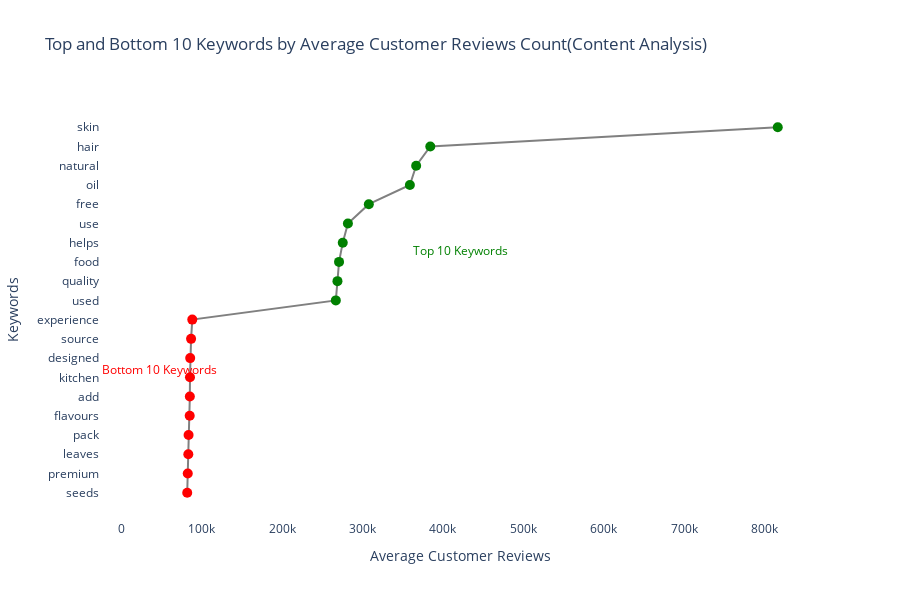

The notebook cell this image was saved under:
### Code cell
import plotly.graph_objects as go
import pandas as pd

# Assuming 'sorted_keyword_reviews' is your Series with keyword average reviews
top_keywords = sorted_keyword_reviews.head(10)
bottom_keywords = sorted_keyword_reviews.tail(10)

# Combine the top and bottom keywords in reverse order to have an ascending trend
plot_data = pd.concat([bottom_keywords[::-1], top_keywords[::-1]])

# Create the lollipop chart
fig = go.Figure()

# Define colors for the plot: red for bottom keywords, green for top keywords
colors = ['red'] * len(bottom_keywords) + ['green'] * len(top_keywords)

# Add lollipops for the combined keywords
fig.add_trace(go.Scatter(
    x=plot_data.values, 
    y=plot_data.index, 
    mode='markers+lines',
    name='Average Reviews',
    marker=dict(color=colors, size=10),
    line=dict(color='gray')
))

# Customize layout
fig.update_layout(
    title='Top and Bottom 10 Keywords by Average Customer Reviews Count(Content Analysis)',
    xaxis_title='Average Customer Reviews',
    yaxis_title='Keywords',
    height=600,  # Adjust the height as necessary
    plot_bgcolor='white',  # Set background color to white
    xaxis=dict(showgrid=False),  # Remove x-axis gridlines
    yaxis=dict(showgrid=False),  # Remove y-axis gridlines
)

# Add a label for top keywords (green) on the right end
fig.add_annotation(
    x=top_keywords.values.mean(),
    y=top_keywords.index[-1],
    text=f'Top 10 Keywords',
    showarrow=False,
    font=dict(color='green'),
    xshift=50,  # Shift to the right
    yshift=50
)

# Add a label for bottom keywords (red) on the left end
fig.add_annotation(
    x=bottom_keywords.values.mean(),
    y=bottom_keywords.index[0],
    text=f'Bottom 10 Keywords',
    showarrow=False,
    font=dict(color='red'),
    xshift=-30,  # Shift to the left
    yshift=-50,  # Shift upwards
)

fig.show()

### Figure 1 — Plotly figure (JSON) as saved in the notebook; plotly's stock layout.template omitted (floating-point values rounded to 4 significant figures)
{"data": [{"line": {"color": "gray"}, "marker": {"color": ["red", "red", "red", "red", "red", "red", "red", "red", "red", "red", "green", "green", "green", "green", "green", "green", "green", "green", "green", "green"], "size": 10}, "mode": "markers+lines", "name": "Average Reviews", "type": "scatter", "x": [81721, 82396, 83091, 83425, 84824, 84980, 85164, 85431, 86529, 88022, 266662, 268705, 270669, 275283, 281691, 307741, 358824, 366652, 384241, 816664], "y": ["seeds", "premium", "leaves", "pack", "flavours", "add", "kitchen", "designed", "source", "experience", "used", "quality", "food", "helps", "use", "free", "oil", "natural", "hair", "skin"]}], "layout": {"annotations": [{"font": {"color": "green"}, "showarrow": false, "text": "Top 10 Keywords", "x": 359700.0, "xshift": 50, "y": "used", "yshift": 50}, {"font": {"color": "red"}, "showarrow": false, "text": "Bottom 10 Keywords", "x": 84560.0, "xshift": -30, "y": "experience", "yshift": -50}], "height": 600, "plot_bgcolor": "white", "title": {"text": "Top and Bottom 10 Keywords by Average Customer Reviews Count(Content Analysis)"}, "xaxis": {"showgrid": false, "title": {"text": "Average Customer Reviews"}}, "yaxis": {"showgrid": false, "title": {"text": "Keywords"}}}}
